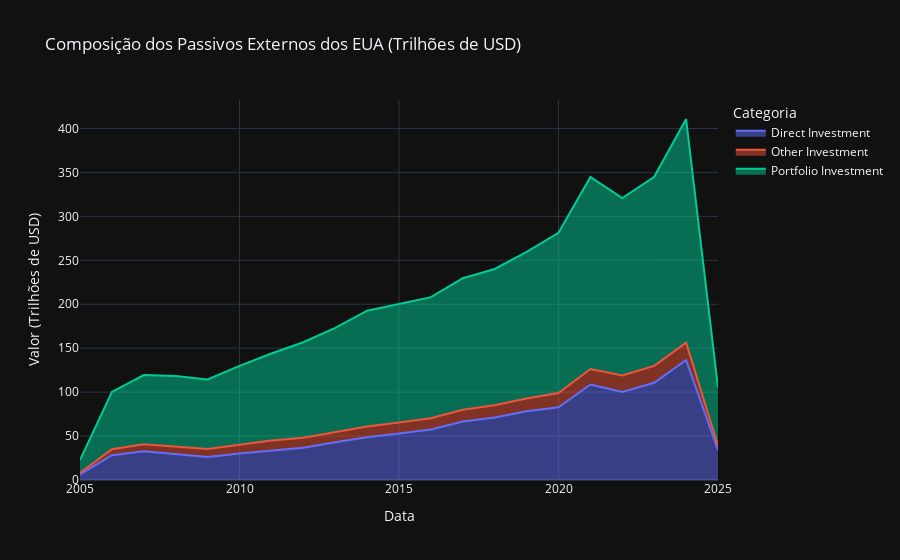

The code cell stored with this chart in its notebook:
### Markdown cell above
O gráfico demonstra que os Estados Unidos não são apenas o maior devedor, mas também uma das nações mais globalizadas financeiramente. Tanto seus ativos (o que os EUA possuem no exterior) quanto seus passivos (o que o resto do mundo possui nos EUA) são enormes e crescentes.

A NIIP negativa resulta do fato de que seus passivos (linha vermelha) têm crescido consistentemente a uma taxa mais rápida do que seus ativos (linha azul). Isso significa que o mundo investe mais nos EUA do que os EUA investem no mundo. A questão crucial, então, é entender a natureza desses investimentos que financiam o déficit americano.

### Code cell
indicator_map = {
    'D': 'Direct Investment', 'D_F5': 'Direct Investment',
    'P_MV': 'Portfolio Investment', 'P_F5_MV': 'Portfolio Investment', 'P_F3_MV': 'Portfolio Investment',
    'O_FL1': 'Other Investment', 'O_F2_NV': 'Other Investment', 'O_F81': 'Other Investment', 'O_F12': 'Other Investment',
    'R_F11_MV': 'Reserve Assets', 'R_FK_MV': 'Reserve Assets'
}

def map_indicator(indicator):
    for key, value in indicator_map.items():
        if key in indicator:
            return value
    return 'Uncategorized'

df['category'] = df['indicator'].apply(map_indicator)
composition_data = df[df['category']!= 'Uncategorized'].groupby(['country', 'year', 'accounting_entry', 'category'])['value_trillions'].sum().reset_index()


usa_liabilities = composition_data[(composition_data['country'] == 'USA') & (composition_data['accounting_entry'] == 'L_P')]
fig_usa = px.area(usa_liabilities, x='year', y='value_trillions', color='category',
                  title='Composição dos Passivos Externos dos EUA (Trilhões de USD)',
                  labels={'year': 'Data', 'value_trillions': 'Valor (Trilhões de USD)', 'category': 'Categoria'})
fig_usa.show()

### Figure 1 — Plotly figure (JSON) as saved in the notebook; plotly's stock layout.template omitted (floating-point values rounded to 4 significant figures)
{"data": [{"fillpattern": {"shape": ""}, "hovertemplate": "Categoria=Direct Investment<br>Data=%{x}<br>Valor (Trilhões de USD)=%{y}<extra></extra>", "legendgroup": "Direct Investment", "line": {"color": "#636efa"}, "marker": {"symbol": "circle"}, "mode": "lines", "name": "Direct Investment", "orientation": "v", "showlegend": true, "stackgroup": "1", "type": "scatter", "x": [2005, 2006, 2007, 2008, 2009, 2010, 2011, 2012, 2013, 2014, 2015, 2016, 2017, 2018, 2019, 2020, 2021, 2022, 2023, 2024, 2025], "xaxis": "x", "y": [6.454, 28.23, 32.67, 29.27, 26.2, 30.23, 33.41, 36.75, 42.89, 48.58, 52.91, 57.57, 66.48, 71.2, 78.35, 82.71, 108.7, 100.2, 110.7, 136.5, 33.86], "yaxis": "y"}, {"fillpattern": {"shape": ""}, "hovertemplate": "Categoria=Other Investment<br>Data=%{x}<br>Valor (Trilhões de USD)=%{y}<extra></extra>", "legendgroup": "Other Investment", "line": {"color": "#EF553B"}, "marker": {"symbol": "circle"}, "mode": "lines", "name": "Other Investment", "orientation": "v", "showlegend": true, "stackgroup": "1", "type": "scatter", "x": [2005, 2006, 2007, 2008, 2009, 2010, 2011, 2012, 2013, 2014, 2015, 2016, 2017, 2018, 2019, 2020, 2021, 2022, 2023, 2024, 2025], "xaxis": "x", "y": [1.498, 6.825, 7.942, 9.006, 9.111, 9.905, 11.53, 11.23, 11.43, 12.37, 12.47, 12.74, 13.53, 13.83, 14.5, 16.31, 17.53, 18.74, 19.23, 19.78, 5.171], "yaxis": "y"}, {"fillpattern": {"shape": ""}, "hovertemplate": "Categoria=Portfolio Investment<br>Data=%{x}<br>Valor (Trilhões de USD)=%{y}<extra></extra>", "legendgroup": "Portfolio Investment", "line": {"color": "#00cc96"}, "marker": {"symbol": "circle"}, "mode": "lines", "name": "Portfolio Investment", "orientation": "v", "showlegend": true, "stackgroup": "1", "type": "scatter", "x": [2005, 2006, 2007, 2008, 2009, 2010, 2011, 2012, 2013, 2014, 2015, 2016, 2017, 2018, 2019, 2020, 2021, 2022, 2023, 2024, 2025], "xaxis": "x", "y": [14.68, 65.16, 78.82, 80.1, 79.03, 89.78, 99.02, 108.8, 118.9, 131.7, 134.9, 137.8, 149.6, 155.1, 166.7, 182.4, 218.7, 202.0, 215.2, 254.5, 66.14], "yaxis": "y"}], "layout": {"legend": {"title": {"text": "Categoria"}, "tracegroupgap": 0}, "title": {"text": "Composição dos Passivos Externos dos EUA (Trilhões de USD)"}, "xaxis": {"anchor": "y", "domain": [0, 1], "title": {"text": "Data"}}, "yaxis": {"anchor": "x", "domain": [0, 1], "title": {"text": "Valor (Trilhões de USD)"}}}}
